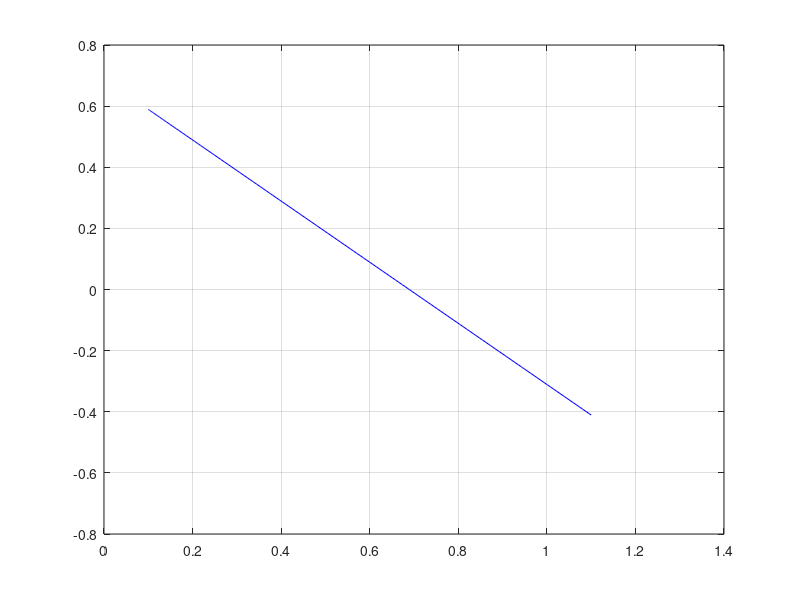

Here is the MATLAB script that generated this plot: (Note: this script raises an error after producing the figure.)
clc
clear

% SYDE 532: Introduction to Complex Systems
% Assignment 3

% 7.22 c) ii) Selkov Model

% Theta
theta = linspace(0,1,100);

% Tau
tau = (2.*(theta.^2) / (0.1 + theta.^2)) - theta.^2 - 1.1;

% Delta
delta = (theta.^2) + 0.1;

% plot(delta, tau)
plot(delta, tau, "-b")
hold on
grid on
yline(0, "-k")
xline(0, "-k")
xlabel("Δ")
ylabel("τ")
title("τ-Δ Plot for (0<Θ<1)")

% Save
saveas(gcf, "SelkovPart2.png")